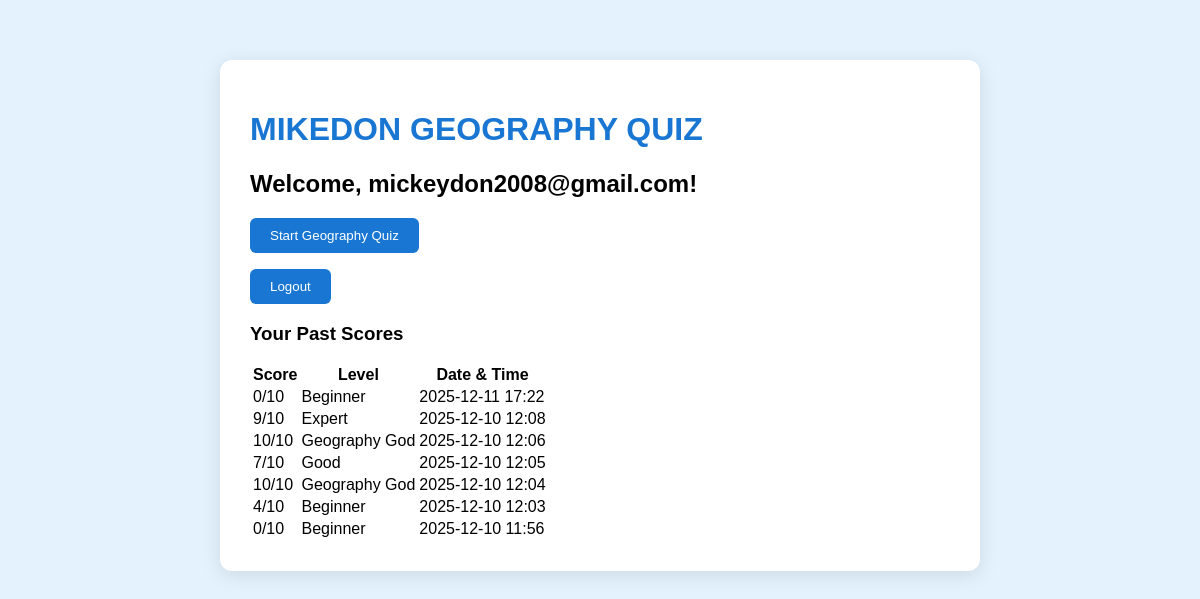
Page /userhome (signed in) on the earlier database version.
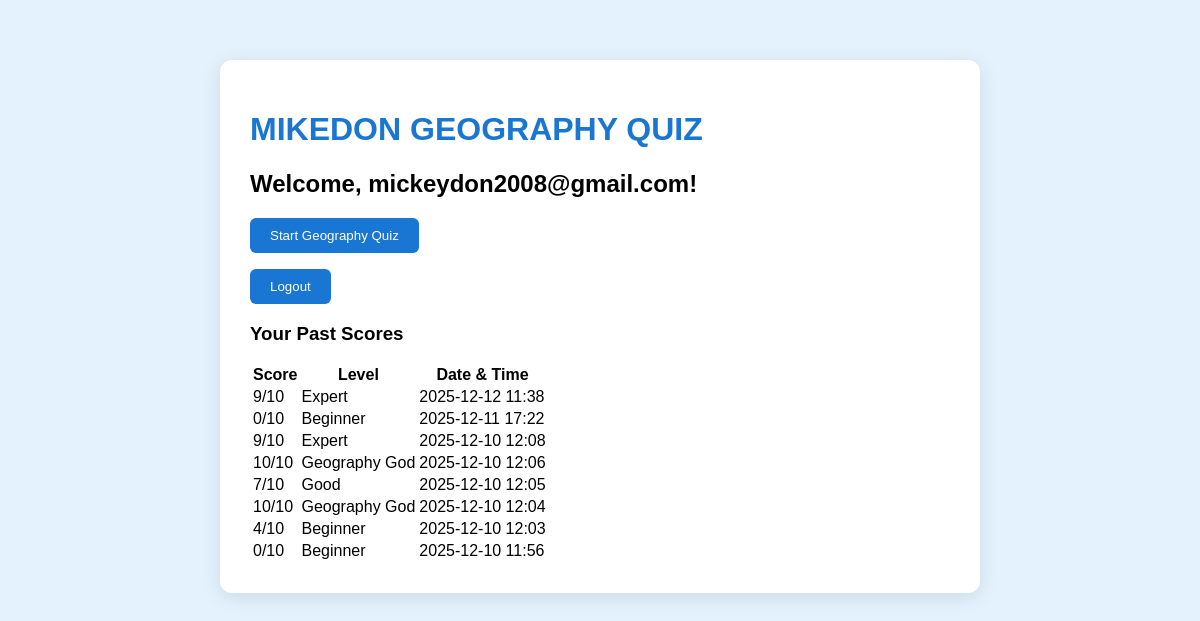
Same page on the later database version.
### tables this page shows
CREATE TABLE records (
                 id INTEGER PRIMARY KEY AUTOINCREMENT,
                 user_id INTEGER,
                 score INTEGER,
                 level TEXT,
                 timestamp TEXT,
                 time_taken INTEGER DEFAULT 0);

### app.py (the view)
@app.route('/userhome')
def user_home():
    if 'user_id' not in session:
        return redirect(url_for('login'))
    conn = sqlite3.connect('database.db')
    c = conn.cursor()
    c.execute("SELECT score, level, timestamp FROM records WHERE user_id=? ORDER BY timestamp DESC", (session['user_id'],))
    records = c.fetchall()
    conn.close()
    return render_template('userHome.html', username=session['username'], records=records)

### Templates/userHome.html (shortened to what this page needs)
<!DOCTYPE html>
<html>
<head>
    <link rel="stylesheet" href="/static/styles.css">
</head>
<body>
<div class="box">
    <h1>MIKEDON GEOGRAPHY QUIZ</h1>
    <h2>Welcome, {{ username }}!</h2>
    <p><a href="/collectingdata"><button>Start Geography Quiz</button></a></p>
    <p><a href="/logout"><button>Logout</button></a></p>
    {% if records %}
    <h3>Your Past Scores</h3>
    <table>
        <tr>
            <th>Score</th>
            <th>Level</th>
            <th>Date & Time</th>
        </tr>
        {% for r in records %}
        <tr>
            <td>{{ r[0] }}/10</td>
            <td>{{ r[1] }}</td>
            <td>{{ r[2] }}</td>
        </tr>
        {% endfor %}
    </table>
    {% else %}
    <p>No quiz taken yet. Start now!</p>
    {% endif %}
</div>
</body>
</html>

### Static/styles.css (style rules this page uses)
body { font-family: Arial, sans-serif; background: #e3f2fd; margin: 0; padding: 20px; }
.box { max-width: 700px; margin: 40px auto; padding: 30px; background: white; border-radius: 12px; box-shadow: 0 4px 20px rgba(0,0,0,0.1); }
h1 { color: #1976d2; }
button { background: #1976d2; color: white; padding: 10px 20px; border: none; border-radius: 6px; cursor: pointer; }

Differences in the rows shown:
added records: score "9", level "Expert", timestamp "2025-12-12 11:38"
